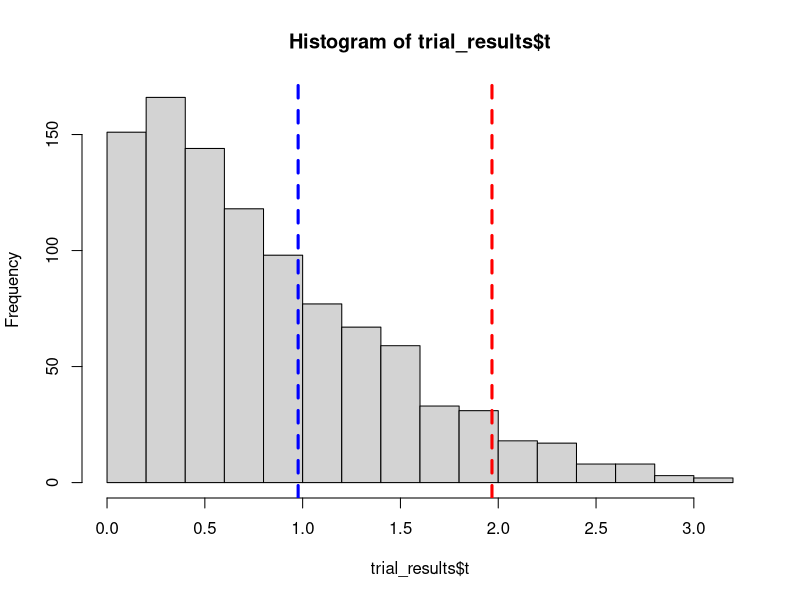

Recreate this plot in R. (Note: this script raises an error after producing the figure.)
## ---- chunk 1
knitr::opts_chunk$set(echo = TRUE)

library(tidyverse)

## ---- chunk 2

num_centers <- 1000 # Сколько раз повторим эксперимент?

sample_size <- 300 # Количество пациентов, прошедших, терапию
True_Hg_improve <- 0 # Истинное среднее изменение гемоглобина
Hg_sd <- 6 # Разброс в улучшении Hg

df_trial <- data.frame(
  center_ID = rep(1:num_centers, each = sample_size),
  patient_ID = rep(1:sample_size, num_centers),
  Hg_change = rnorm(sample_size*num_centers, mean = True_Hg_improve, sd = Hg_sd)
)

trial_results <- df_trial %>% 
  group_by(center_ID) %>% 
  dplyr::summarise(t = abs(sqrt(sample_size)*mean(Hg_change)/sd(Hg_change))) %>% 
  ungroup()

hist(trial_results$t)
abline(v = qt(0.975, sample_size-1), col="red", lwd=3, lty=2)

new_sample <- rnorm(sample_size, mean = 0.5, sd = Hg_sd)

new_t <- abs(sqrt(sample_size)*mean(new_sample)/sd(new_sample))
abline(v = new_t, col="blue", lwd=3, lty=2)

print(new_t)
print("С какой вероятностью мы получали меньшие значения?")
print(sum(trial_results$t < new_t)/num_centers)
print("...такие или бОльшие?")
print()



## ---- chunk 3

num_centers <- 10000 # Сколько раз повторим эксперимент?

sample_size <- 300 # Количество пациентов, прошедших, терапию
True_Hg_improve <- 0 # Истинное среднее изменение гемоглобина
Hg_sd <- 6 # Разброс в улучшении Hg

df_trial <- data.frame(
  center_ID = rep(1:num_centers, each = sample_size),
  patient_ID = rep(1:sample_size, num_centers),
  Hg_change = rexp(sample_size*num_centers)
)

trial_results <- df_trial %>% 
  group_by(center_ID) %>% 
  do(broom::tidy(t.test(Hg_change ~ 1, conf.level = 0.95, data = ., mu = 1))) %>%
  ungroup()

hist(trial_results$p.value,20)
abline(h = num_centers/20, col="red", lwd=3, lty=2)

